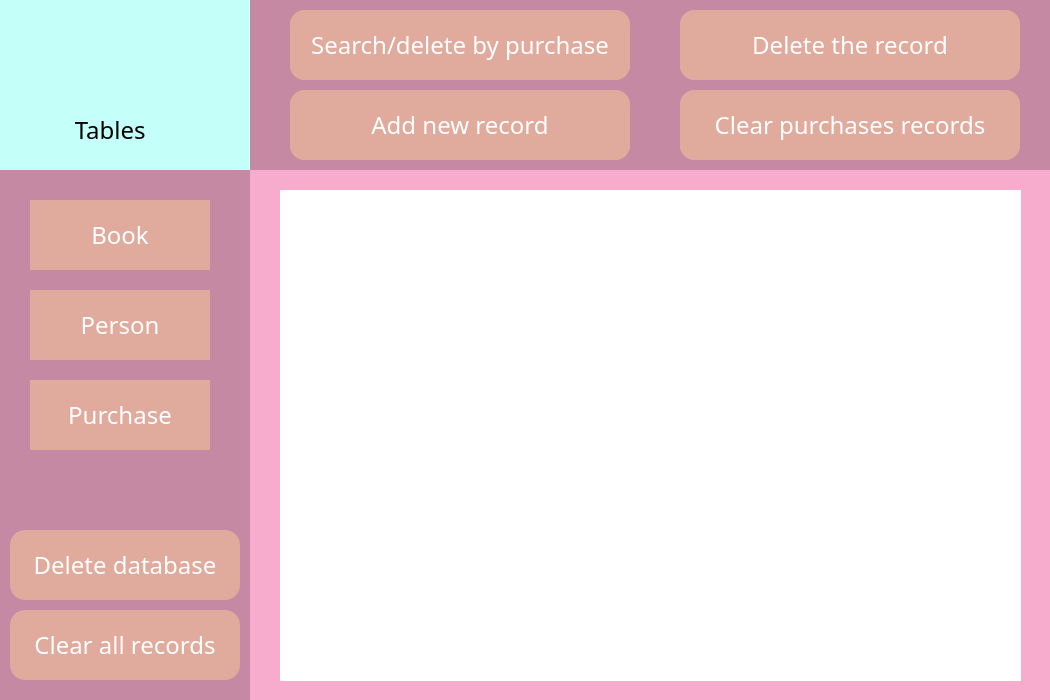
<?xml version="1.0" encoding="UTF-8"?>
<ui version="4.0">
 <class>MainWindow</class>
 <widget class="QMainWindow" name="MainWindow">
  <property name="enabled">
   <bool>true</bool>
  </property>
  <property name="geometry">
   <rect>
    <x>0</x>
    <y>0</y>
    <width>1050</width>
    <height>700</height>
   </rect>
  </property>
  <property name="minimumSize">
   <size>
    <width>1050</width>
    <height>700</height>
   </size>
  </property>
  <property name="maximumSize">
   <size>
    <width>1050</width>
    <height>700</height>
   </size>
  </property>
  <property name="windowTitle">
   <string>MainWindow</string>
  </property>
  <property name="toolTipDuration">
   <number>0</number>
  </property>
  <property name="styleSheet">
   <string notr="true">*{
font-family:century gothic;
font-size:24px;
}
#centralwidget
{
background:#f7abcd;
}
QFrame
{
background:rgba(0, 0, 0, 0.2);
border-radius:15px;
}
QPushButton
{
background:#e0aa9d;
border-radius:60px;
}
QToolButton
{
background:red;
border-radius:60px;
}
QLabel
{
color:white;
}
QPushButton
{
color:white;
border-radius:15px;
}
QPushButton:hover
{
color:#333;
border-radius:15px;
background:#9e40fc;
}
QLineEdit
{
background:transparent;
border:none;
color:#d9d8d9;
border-bottom: 1px solid #d9d8d9;
}

</string>
  </property>
  <widget class="QWidget" name="centralwidget">
   <property name="minimumSize">
    <size>
     <width>1050</width>
     <height>700</height>
    </size>
   </property>
   <property name="maximumSize">
    <size>
     <width>1050</width>
     <height>700</height>
    </size>
   </property>
   <widget class="QFrame" name="left_menu">
    <property name="geometry">
     <rect>
      <x>0</x>
      <y>170</y>
      <width>250</width>
      <height>531</height>
     </rect>
    </property>
    <property name="minimumSize">
     <size>
      <width>250</width>
      <height>0</height>
     </size>
    </property>
    <property name="maximumSize">
     <size>
      <width>250</width>
      <height>16777215</height>
     </size>
    </property>
    <property name="styleSheet">
     <string notr="true">border-radius:0;</string>
    </property>
    <property name="frameShape">
     <enum>QFrame::StyledPanel</enum>
    </property>
    <property name="frameShadow">
     <enum>QFrame::Raised</enum>
    </property>
    <widget class="QPushButton" name="book_button">
     <property name="geometry">
      <rect>
       <x>30</x>
       <y>30</y>
       <width>180</width>
       <height>70</height>
      </rect>
     </property>
     <property name="minimumSize">
      <size>
       <width>180</width>
       <height>70</height>
      </size>
     </property>
     <property name="maximumSize">
      <size>
       <width>180</width>
       <height>70</height>
      </size>
     </property>
     <property name="cursor">
      <cursorShape>PointingHandCursor</cursorShape>
     </property>
     <property name="styleSheet">
      <string notr="true">QPushButton:hover
{
border-radius:15px;
color:#333;
background:rgb(197, 255, 250);
}
</string>
     </property>
     <property name="text">
      <string>Book</string>
     </property>
    </widget>
    <widget class="QPushButton" name="person_button">
     <property name="geometry">
      <rect>
       <x>30</x>
       <y>120</y>
       <width>180</width>
       <height>70</height>
      </rect>
     </property>
     <property name="minimumSize">
      <size>
       <width>180</width>
       <height>70</height>
      </size>
     </property>
     <property name="maximumSize">
      <size>
       <width>180</width>
       <height>70</height>
      </size>
     </property>
     <property name="cursor">
      <cursorShape>PointingHandCursor</cursorShape>
     </property>
     <property name="styleSheet">
      <string notr="true">QPushButton:hover
{
border-radius:15px;
color:#333;
background:rgb(197, 255, 250);
}</string>
     </property>
     <property name="text">
      <string>Person</string>
     </property>
    </widget>
    <widget class="QPushButton" name="purchase_button">
     <property name="geometry">
      <rect>
       <x>30</x>
       <y>210</y>
       <width>180</width>
       <height>70</height>
      </rect>
     </property>
     <property name="minimumSize">
      <size>
       <width>180</width>
       <height>70</height>
      </size>
     </property>
     <property name="maximumSize">
      <size>
       <width>180</width>
       <height>70</height>
      </size>
     </property>
     <property name="cursor">
      <cursorShape>PointingHandCursor</cursorShape>
     </property>
     <property name="styleSheet">
      <string notr="true">QPushButton:hover
{
border-radius:15px;
color:#333;
background:rgb(197, 255, 250);
}</string>
     </property>
     <property name="text">
      <string>Purchase</string>
     </property>
    </widget>
    <widget class="QPushButton" name="clear_all_records">
     <property name="geometry">
      <rect>
       <x>10</x>
       <y>440</y>
       <width>230</width>
       <height>70</height>
      </rect>
     </property>
     <property name="minimumSize">
      <size>
       <width>230</width>
       <height>70</height>
      </size>
     </property>
     <property name="maximumSize">
      <size>
       <width>230</width>
       <height>70</height>
      </size>
     </property>
     <property name="cursor">
      <cursorShape>PointingHandCursor</cursorShape>
     </property>
     <property name="styleSheet">
      <string notr="true">border-radius:15px;</string>
     </property>
     <property name="text">
      <string>Clear all records</string>
     </property>
    </widget>
    <widget class="QPushButton" name="delete_database">
     <property name="geometry">
      <rect>
       <x>10</x>
       <y>360</y>
       <width>230</width>
       <height>70</height>
      </rect>
     </property>
     <property name="minimumSize">
      <size>
       <width>230</width>
       <height>70</height>
      </size>
     </property>
     <property name="maximumSize">
      <size>
       <width>230</width>
       <height>70</height>
      </size>
     </property>
     <property name="cursor">
      <cursorShape>PointingHandCursor</cursorShape>
     </property>
     <property name="styleSheet">
      <string notr="true">border-radius:15px;</string>
     </property>
     <property name="text">
      <string>Delete database</string>
     </property>
    </widget>
   </widget>
   <widget class="QFrame" name="start_frame">
    <property name="geometry">
     <rect>
      <x>250</x>
      <y>170</y>
      <width>801</width>
      <height>561</height>
     </rect>
    </property>
    <property name="styleSheet">
     <string notr="true">border-radius:0px;
background:rgba(0, 0, 0, 0);</string>
    </property>
    <property name="frameShape">
     <enum>QFrame::StyledPanel</enum>
    </property>
    <property name="frameShadow">
     <enum>QFrame::Raised</enum>
    </property>
    <widget class="QTableWidget" name="book_table">
     <property name="geometry">
      <rect>
       <x>30</x>
       <y>20</y>
       <width>721</width>
       <height>491</height>
      </rect>
     </property>
     <property name="styleSheet">
      <string notr="true">background:white;</string>
     </property>
     <attribute name="horizontalHeaderDefaultSectionSize">
      <number>115</number>
     </attribute>
    </widget>
    <widget class="QTableWidget" name="person_table">
     <property name="geometry">
      <rect>
       <x>30</x>
       <y>20</y>
       <width>721</width>
       <height>491</height>
      </rect>
     </property>
     <property name="styleSheet">
      <string notr="true">background:white;</string>
     </property>
     <attribute name="horizontalHeaderDefaultSectionSize">
      <number>115</number>
     </attribute>
    </widget>
    <widget class="QTableWidget" name="purchase_table">
     <property name="geometry">
      <rect>
       <x>30</x>
       <y>20</y>
       <width>741</width>
       <height>491</height>
      </rect>
     </property>
     <property name="styleSheet">
      <string notr="true">background:white;</string>
     </property>
     <attribute name="horizontalHeaderDefaultSectionSize">
      <number>115</number>
     </attribute>
    </widget>
   </widget>
   <widget class="QFrame" name="top">
    <property name="geometry">
     <rect>
      <x>0</x>
      <y>0</y>
      <width>1051</width>
      <height>170</height>
     </rect>
    </property>
    <property name="minimumSize">
     <size>
      <width>0</width>
      <height>170</height>
     </size>
    </property>
    <property name="maximumSize">
     <size>
      <width>16777215</width>
      <height>170</height>
     </size>
    </property>
    <property name="styleSheet">
     <string notr="true">border-radius:0;</string>
    </property>
    <property name="frameShape">
     <enum>QFrame::StyledPanel</enum>
    </property>
    <property name="frameShadow">
     <enum>QFrame::Raised</enum>
    </property>
    <widget class="QPushButton" name="add_book_record">
     <property name="geometry">
      <rect>
       <x>290</x>
       <y>90</y>
       <width>340</width>
       <height>70</height>
      </rect>
     </property>
     <property name="minimumSize">
      <size>
       <width>340</width>
       <height>70</height>
      </size>
     </property>
     <property name="maximumSize">
      <size>
       <width>340</width>
       <height>70</height>
      </size>
     </property>
     <property name="cursor">
      <cursorShape>PointingHandCursor</cursorShape>
     </property>
     <property name="styleSheet">
      <string notr="true">border-radius:15px;</string>
     </property>
     <property name="text">
      <string>Add new record</string>
     </property>
    </widget>
    <widget class="QPushButton" name="delete_book_record">
     <property name="geometry">
      <rect>
       <x>680</x>
       <y>10</y>
       <width>340</width>
       <height>70</height>
      </rect>
     </property>
     <property name="minimumSize">
      <size>
       <width>340</width>
       <height>70</height>
      </size>
     </property>
     <property name="maximumSize">
      <size>
       <width>340</width>
       <height>70</height>
      </size>
     </property>
     <property name="cursor">
      <cursorShape>PointingHandCursor</cursorShape>
     </property>
     <property name="styleSheet">
      <string notr="true">border-radius:15px;</string>
     </property>
     <property name="text">
      <string>Delete the record</string>
     </property>
    </widget>
    <widget class="QPushButton" name="search_delete_by_book">
     <property name="geometry">
      <rect>
       <x>290</x>
       <y>10</y>
       <width>340</width>
       <height>70</height>
      </rect>
     </property>
     <property name="minimumSize">
      <size>
       <width>340</width>
       <height>70</height>
      </size>
     </property>
     <property name="maximumSize">
      <size>
       <width>340</width>
       <height>70</height>
      </size>
     </property>
     <property name="cursor">
      <cursorShape>PointingHandCursor</cursorShape>
     </property>
     <property name="styleSheet">
      <string notr="true">border-radius:15px;</string>
     </property>
     <property name="text">
      <string>Search/delete by book</string>
     </property>
    </widget>
    <widget class="QLabel" name="table2">
     <property name="geometry">
      <rect>
       <x>0</x>
       <y>90</y>
       <width>250</width>
       <height>80</height>
      </rect>
     </property>
     <property name="minimumSize">
      <size>
       <width>250</width>
       <height>80</height>
      </size>
     </property>
     <property name="maximumSize">
      <size>
       <width>250</width>
       <height>80</height>
      </size>
     </property>
     <property name="styleSheet">
      <string notr="true">background-color:rgb(197, 255, 250);
color:black;
</string>
     </property>
     <property name="text">
      <string>            Tables</string>
     </property>
    </widget>
    <widget class="QLabel" name="table1">
     <property name="geometry">
      <rect>
       <x>0</x>
       <y>0</y>
       <width>250</width>
       <height>90</height>
      </rect>
     </property>
     <property name="minimumSize">
      <size>
       <width>250</width>
       <height>90</height>
      </size>
     </property>
     <property name="maximumSize">
      <size>
       <width>250</width>
       <height>90</height>
      </size>
     </property>
     <property name="styleSheet">
      <string notr="true">background-color:rgb(197, 255, 250);</string>
     </property>
     <property name="text">
      <string/>
     </property>
    </widget>
    <widget class="QPushButton" name="add_person_record">
     <property name="geometry">
      <rect>
       <x>290</x>
       <y>90</y>
       <width>340</width>
       <height>70</height>
      </rect>
     </property>
     <property name="minimumSize">
      <size>
       <width>340</width>
       <height>70</height>
      </size>
     </property>
     <property name="maximumSize">
      <size>
       <width>340</width>
       <height>70</height>
      </size>
     </property>
     <property name="cursor">
      <cursorShape>PointingHandCursor</cursorShape>
     </property>
     <property name="styleSheet">
      <string notr="true">border-radius:15px;</string>
     </property>
     <property name="text">
      <string>Add new record</string>
     </property>
    </widget>
    <widget class="QPushButton" name="add_purchase_record">
     <property name="geometry">
      <rect>
       <x>290</x>
       <y>90</y>
       <width>340</width>
       <height>70</height>
      </rect>
     </property>
     <property name="minimumSize">
      <size>
       <width>340</width>
       <height>70</height>
      </size>
     </property>
     <property name="maximumSize">
      <size>
       <width>340</width>
       <height>70</height>
      </size>
     </property>
     <property name="cursor">
      <cursorShape>PointingHandCursor</cursorShape>
     </property>
     <property name="styleSheet">
      <string notr="true">border-radius:15px;</string>
     </property>
     <property name="text">
      <string>Add new record</string>
     </property>
    </widget>
    <widget class="QPushButton" name="delete_person_record">
     <property name="geometry">
      <rect>
       <x>680</x>
       <y>10</y>
       <width>340</width>
       <height>70</height>
      </rect>
     </property>
     <property name="minimumSize">
      <size>
       <width>340</width>
       <height>70</height>
      </size>
     </property>
     <property name="maximumSize">
      <size>
       <width>340</width>
       <height>70</height>
      </size>
     </property>
     <property name="cursor">
      <cursorShape>PointingHandCursor</cursorShape>
     </property>
     <property name="styleSheet">
      <string notr="true">border-radius:15px;</string>
     </property>
     <property name="text">
      <string>Delete the record</string>
     </property>
    </widget>
    <widget class="QPushButton" name="search_delete_by_person">
     <property name="geometry">
      <rect>
       <x>290</x>
       <y>10</y>
       <width>340</width>
       <height>70</height>
      </rect>
     </property>
     <property name="minimumSize">
      <size>
       <width>340</width>
       <height>70</height>
      </size>
     </property>
     <property name="maximumSize">
      <size>
       <width>340</width>
       <height>70</height>
      </size>
     </property>
     <property name="cursor">
      <cursorShape>PointingHandCursor</cursorShape>
     </property>
     <property name="styleSheet">
      <string notr="true">border-radius:15px;</string>
     </property>
     <property name="text">
      <string>Search/delete by person</string>
     </property>
    </widget>
    <widget class="QPushButton" name="search_delete_by_purchase">
     <property name="geometry">
      <rect>
       <x>290</x>
       <y>10</y>
       <width>340</width>
       <height>70</height>
      </rect>
     </property>
     <property name="minimumSize">
      <size>
       <width>340</width>
       <height>70</height>
      </size>
     </property>
     <property name="maximumSize">
      <size>
       <width>340</width>
       <height>70</height>
      </size>
     </property>
     <property name="cursor">
      <cursorShape>PointingHandCursor</cursorShape>
     </property>
     <property name="styleSheet">
      <string notr="true">border-radius:15px;</string>
     </property>
     <property name="text">
      <string>Search/delete by purchase</string>
     </property>
    </widget>
    <widget class="QPushButton" name="delete_purchase_record">
     <property name="geometry">
      <rect>
       <x>680</x>
       <y>10</y>
       <width>340</width>
       <height>70</height>
      </rect>
     </property>
     <property name="minimumSize">
      <size>
       <width>340</width>
       <height>70</height>
      </size>
     </property>
     <property name="maximumSize">
      <size>
       <width>340</width>
       <height>70</height>
      </size>
     </property>
     <property name="cursor">
      <cursorShape>PointingHandCursor</cursorShape>
     </property>
     <property name="styleSheet">
      <string notr="true">border-radius:15px;</string>
     </property>
     <property name="text">
      <string>Delete the record</string>
     </property>
    </widget>
    <widget class="QPushButton" name="clear_books_records">
     <property name="geometry">
      <rect>
       <x>680</x>
       <y>90</y>
       <width>340</width>
       <height>70</height>
      </rect>
     </property>
     <property name="minimumSize">
      <size>
       <width>340</width>
       <height>70</height>
      </size>
     </property>
     <property name="maximumSize">
      <size>
       <width>340</width>
       <height>70</height>
      </size>
     </property>
     <property name="cursor">
      <cursorShape>PointingHandCursor</cursorShape>
     </property>
     <property name="styleSheet">
      <string notr="true">border-radius:15px;</string>
     </property>
     <property name="text">
      <string>Clear books records</string>
     </property>
    </widget>
    <widget class="QPushButton" name="clear_people_records">
     <property name="geometry">
      <rect>
       <x>680</x>
       <y>90</y>
       <width>340</width>
       <height>70</height>
      </rect>
     </property>
     <property name="minimumSize">
      <size>
       <width>340</width>
       <height>70</height>
      </size>
     </property>
     <property name="maximumSize">
      <size>
       <width>340</width>
       <height>70</height>
      </size>
     </property>
     <property name="cursor">
      <cursorShape>PointingHandCursor</cursorShape>
     </property>
     <property name="styleSheet">
      <string notr="true">border-radius:15px;</string>
     </property>
     <property name="text">
      <string>Clear people records</string>
     </property>
    </widget>
    <widget class="QPushButton" name="clear_purchases_records">
     <property name="geometry">
      <rect>
       <x>680</x>
       <y>90</y>
       <width>340</width>
       <height>70</height>
      </rect>
     </property>
     <property name="minimumSize">
      <size>
       <width>340</width>
       <height>70</height>
      </size>
     </property>
     <property name="maximumSize">
      <size>
       <width>340</width>
       <height>70</height>
      </size>
     </property>
     <property name="cursor">
      <cursorShape>PointingHandCursor</cursorShape>
     </property>
     <property name="styleSheet">
      <string notr="true">border-radius:15px;</string>
     </property>
     <property name="text">
      <string>Clear purchases records</string>
     </property>
    </widget>
   </widget>
  </widget>
 </widget>
 <resources/>
 <connections/>
</ui>
